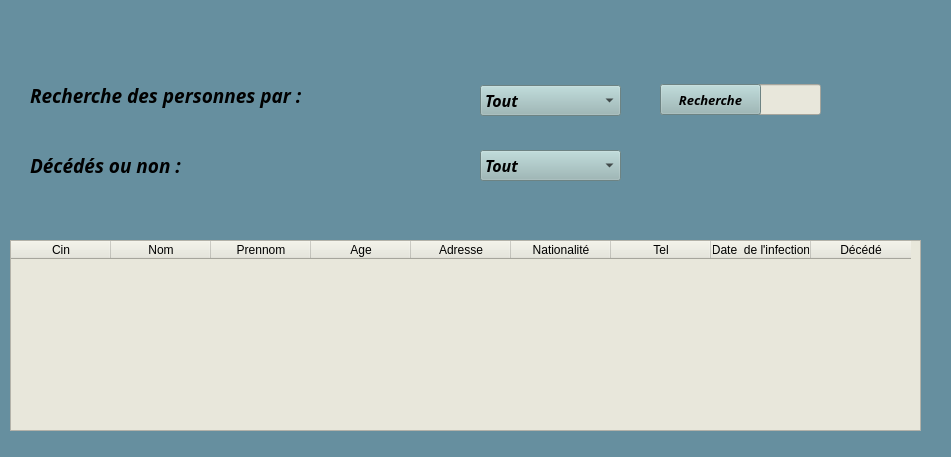
        <widget class="QWidget" name="page_2">
         <property name="geometry">
          <rect>
           <x>0</x>
           <y>0</y>
           <width>951</width>
           <height>457</height>
          </rect>
         </property>
         <attribute name="label">
          <string>Recherche et affichage</string>
         </attribute>
         <widget class="QLabel" name="label_14">
          <property name="geometry">
           <rect>
            <x>30</x>
            <y>80</y>
            <width>341</width>
            <height>31</height>
           </rect>
          </property>
          <property name="font">
           <font>
            <family>Lucida Fax</family>
            <pointsize>14</pointsize>
            <weight>75</weight>
            <italic>true</italic>
            <bold>true</bold>
           </font>
          </property>
          <property name="styleSheet">
           <string notr="true">background-color: rgb(102, 143, 159);</string>
          </property>
          <property name="text">
           <string>Recherche des personnes par :</string>
          </property>
         </widget>
         <widget class="QComboBox" name="comboBox_2">
          <property name="geometry">
           <rect>
            <x>480</x>
            <y>85</y>
            <width>141</width>
            <height>31</height>
           </rect>
          </property>
          <property name="font">
           <font>
            <family>Lucida Fax</family>
            <pointsize>12</pointsize>
            <weight>75</weight>
            <italic>true</italic>
            <bold>true</bold>
           </font>
          </property>
          <property name="styleSheet">
           <string notr="true">background-color: rgb(153, 184, 183);</string>
          </property>
          <item>
           <property name="text">
            <string>Tout</string>
           </property>
          </item>
          <item>
           <property name="text">
            <string>Tel</string>
           </property>
          </item>
          <item>
           <property name="text">
            <string>Cin</string>
           </property>
          </item>
          <item>
           <property name="text">
            <string>Nationalité</string>
           </property>
          </item>
         </widget>
         <widget class="QComboBox" name="comboBox_3">
          <property name="geometry">
           <rect>
            <x>480</x>
            <y>150</y>
            <width>141</width>
            <height>31</height>
           </rect>
          </property>
          <property name="font">
           <font>
            <family>Lucida Fax</family>
            <pointsize>12</pointsize>
            <weight>75</weight>
            <italic>true</italic>
            <bold>true</bold>
           </font>
          </property>
          <property name="styleSheet">
           <string notr="true">background-color: rgb(153, 184, 183);
</string>
          </property>
          <item>
           <property name="text">
            <string>Tout</string>
           </property>
          </item>
          <item>
           <property name="text">
            <string>Décédés</string>
           </property>
          </item>
          <item>
           <property name="text">
            <string>Non décédés</string>
           </property>
          </item>
         </widget>
         <widget class="QLabel" name="label_15">
          <property name="geometry">
           <rect>
            <x>30</x>
            <y>150</y>
            <width>191</width>
            <height>31</height>
           </rect>
          </property>
          <property name="font">
           <font>
            <family>Lucida Fax</family>
            <pointsize>14</pointsize>
            <weight>75</weight>
            <italic>true</italic>
            <bold>true</bold>
           </font>
          </property>
          <property name="styleSheet">
           <string notr="true">background-color: rgb(102, 143, 159);</string>
          </property>
          <property name="text">
           <string>Décédés ou non :</string>
          </property>
         </widget>
         <widget class="QPushButton" name="pushButton_10">
          <property name="geometry">
           <rect>
            <x>660</x>
            <y>84</y>
            <width>101</width>
            <height>31</height>
           </rect>
          </property>
          <property name="font">
           <font>
            <family>Lucida Fax</family>
            <pointsize>10</pointsize>
            <weight>75</weight>
            <italic>true</italic>
            <bold>true</bold>
           </font>
          </property>
          <property name="cursor">
           <cursorShape>PointingHandCursor</cursorShape>
          </property>
          <property name="styleSheet">
           <string notr="true">background-color: rgb(153, 184, 183);
</string>
          </property>
          <property name="text">
           <string>Recherche</string>
          </property>
         </widget>
         <widget class="QLineEdit" name="lineEdit_11">
          <property name="geometry">
           <rect>
            <x>660</x>
            <y>84</y>
            <width>161</width>
            <height>31</height>
           </rect>
          </property>
          <property name="styleSheet">
           <string notr="true">background-color: rgb(232, 231, 219);</string>
          </property>
         </widget>
         <widget class="QWidget" name="widget_2" native="true">
          <property name="geometry">
           <rect>
            <x>0</x>
            <y>0</y>
            <width>981</width>
            <height>461</height>
           </rect>
          </property>
          <property name="styleSheet">
           <string notr="true">background-color: rgb(102, 143, 159);</string>
          </property>
          <widget class="QTableWidget" name="tableWidget_2">
           <property name="geometry">
            <rect>
             <x>10</x>
             <y>240</y>
             <width>911</width>
             <height>191</height>
            </rect>
           </property>
           <property name="styleSheet">
            <string notr="true">background-color: rgb(232, 231, 219);
font: 12pt &quot;Imprint MT Shadow&quot;;</string>
           </property>
           <column>
            <property name="text">
             <string>Cin</string>
            </property>
           </column>
           <column>
            <property name="text">
             <string>Nom</string>
            </property>
           </column>
           <column>
            <property name="text">
             <string>Prennom</string>
            </property>
           </column>
           <column>
            <property name="text">
             <string>Age</string>
            </property>
           </column>
           <column>
            <property name="text">
             <string>Adresse</string>
            </property>
           </column>
           <column>
            <property name="text">
             <string>Nationalité</string>
            </property>
           </column>
           <column>
            <property name="text">
             <string>Tel</string>
            </property>
           </column>
           <column>
            <property name="text">
             <string>Date  de l'infection</string>
            </property>
           </column>
           <column>
            <property name="text">
             <string>Décédé</string>
            </property>
           </column>
          </widget>
         </widget>
         <zorder>widget_2</zorder>
         <zorder>label_14</zorder>
         <zorder>comboBox_2</zorder>
         <zorder>comboBox_3</zorder>
         <zorder>label_15</zorder>
         <zorder>lineEdit_11</zorder>
         <zorder>pushButton_10</zorder>
        </widget>
